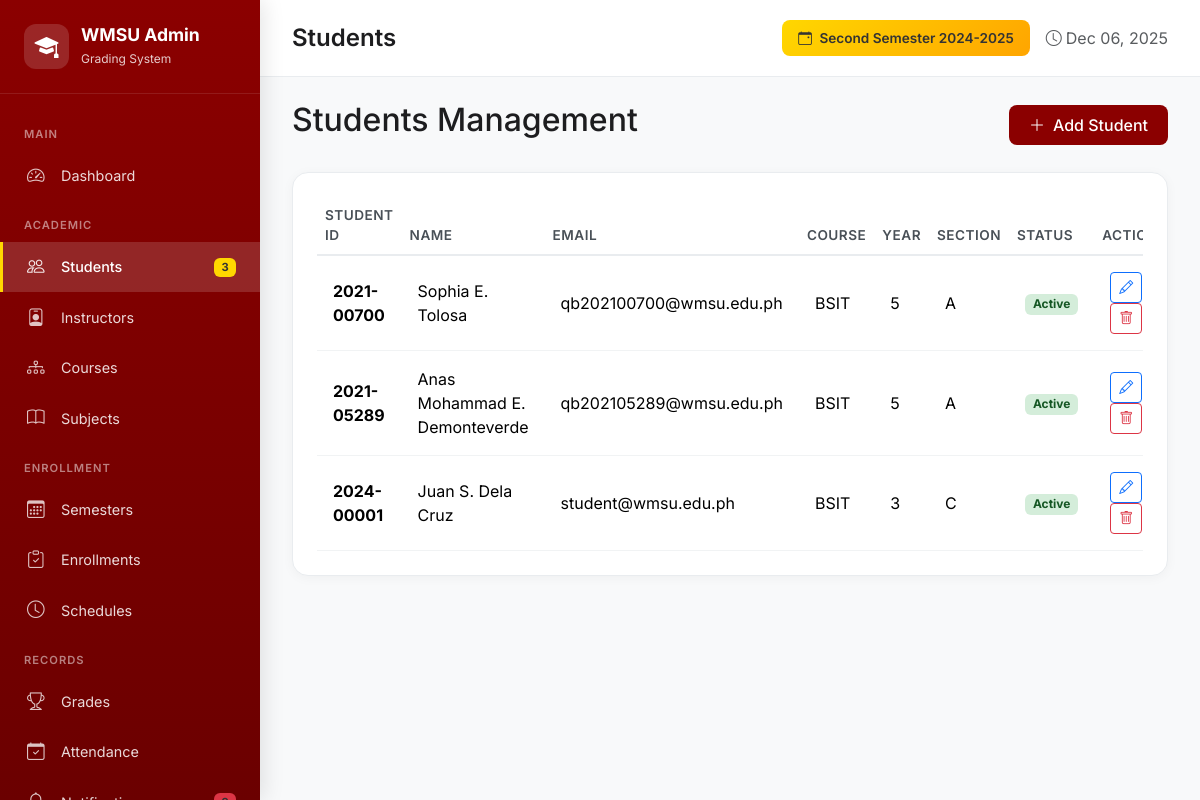
Screenshot of /admin/index.php?page=students (signed in) with the database file from the repository.
### tables this page shows
CREATE TABLE `semesters` (
  `id` int(11) NOT NULL,
  `name` varchar(100) NOT NULL,
  `academic_year` varchar(20) NOT NULL,
  `semester_number` int(11) NOT NULL,
  `start_date` date DEFAULT NULL,
  `end_date` date DEFAULT NULL,
  `is_current` tinyint(1) DEFAULT 0,
  `created_at` timestamp NOT NULL DEFAULT current_timestamp()
);

CREATE TABLE `students` (
  `id` int(11) NOT NULL,
  `student_id` varchar(20) NOT NULL,
  `email` varchar(255) NOT NULL,
  `password` varchar(255) NOT NULL,
  `first_name` varchar(100) NOT NULL,
  `last_name` varchar(100) NOT NULL,
  `middle_name` varchar(100) DEFAULT NULL,
  `course` varchar(20) DEFAULT NULL,
  `year_level` int(11) DEFAULT 1,
  `section` varchar(20) DEFAULT NULL,
  `contact_number` varchar(20) DEFAULT NULL,
  `address` text DEFAULT NULL,
  `profile_image` varchar(500) DEFAULT NULL,
  `status` enum('active','inactive','graduated','dropped') DEFAULT 'active',
  `created_at` timestamp NOT NULL DEFAULT current_timestamp(),
  `updated_at` timestamp NOT NULL DEFAULT current_timestamp() ON UPDATE current_timestamp()
);

### admin/pages/students.php (the view, shortened to what this page needs)
<?php
$students = $db->query("SELECT * FROM students ORDER BY student_id ASC")->fetchAll();
?>
<div class="d-flex justify-content-between align-items-center mb-4">
    <h2>Students Management</h2>
    <button class="btn btn-wmsu" data-bs-toggle="modal" data-bs-target="#addStudentModal">
        <i class="bi bi-plus-lg me-2"></i>Add Student
    </button>
</div>
<div class="card">
    <div class="card-body">
        <div class="table-responsive">
            <table class="table table-hover">
                <thead>
                    <tr>
                        <th>Student ID</th>
                        <th>Name</th>
                        <th>Email</th>
                        <th>Course</th>
                        <th>Year</th>
                        <th>Section</th>
                        <th>Status</th>
                        <th>Actions</th>
                    </tr>
                </thead>
                <tbody>
                    <?php foreach ($students as $student): ?>
                    <tr>
                        <td><strong><?= htmlspecialchars($student['student_id']) ?></strong></td>
                        <td><?= htmlspecialchars($student['first_name'] . ' ' . ($student['middle_name'] ? $student['middle_name'][0] . '. ' : '') . $student['last_name']) ?></td>
                        <td><?= htmlspecialchars($student['email']) ?></td>
                        <td><?= htmlspecialchars($student['course']) ?></td>
                        <td><?= htmlspecialchars($student['year_level']) ?></td>
                        <td><?= htmlspecialchars($student['section'] ?? '-') ?></td>
                        <td>
                            <span class="badge <?= $student['status'] === 'active' ? 'badge-active' : 'badge-inactive' ?>">
                                <?= ucfirst($student['status']) ?>
                            </span>
                        </td>
                        <td>
                            <button class="btn btn-sm btn-outline-primary" onclick='editStudent(<?= json_encode($student) ?>)'>
                                <i class="bi bi-pencil"></i>
                            </button>
                            <button class="btn btn-sm btn-outline-danger" onclick="deleteStudent(<?= $student['id'] ?>, '<?= htmlspecialchars($student['student_id']) ?>')">
                                <i class="bi bi-trash"></i>
                            </button>
                        </td>
                    </tr>
                    <?php endforeach; ?>
                </tbody>
            </table>
        </div>
    </div>
</div>

### admin/index.php (shortened to what this page needs)
<?php
$isLoggedIn = isset($_SESSION['admin_logged_in']) && $_SESSION['admin_logged_in'] === true;
$page = $_GET['page'] ?? 'dashboard';
$db = null;
$stats = [];
if ($isLoggedIn) {
    try {
        $db = getConnection();
        $stats['students'] = $db->query("SELECT COUNT(*) as count FROM students")->fetch()['count'];
        $stats['active_students'] = $db->query("SELECT COUNT(*) as count FROM students WHERE status = 'active'")->fetch()['count'];
        $stats['subjects'] = $db->query("SELECT COUNT(*) as count FROM subjects")->fetch()['count'];
        $stats['instructors'] = $db->query("SELECT COUNT(*) as count FROM instructors")->fetch()['count'];
        $stats['enrollments'] = $db->query("SELECT COUNT(*) as count FROM enrollments WHERE status = 'enrolled'")->fetch()['count'];
        $stats['grades'] = $db->query("SELECT COUNT(*) as count FROM grades WHERE final_grade IS NOT NULL")->fetch()['count'];
        $stats['semesters'] = $db->query("SELECT COUNT(*) as count FROM semesters")->fetch()['count'];
        $stats['courses'] = $db->query("SELECT COUNT(*) as count FROM courses")->fetch()['count'];
        $stats['unread_notifications'] = $db->query("SELECT COUNT(*) as count FROM notifications WHERE read_at IS NULL")->fetch()['count'];
        $currentSemester = $db->query("SELECT * FROM semesters WHERE is_current = 1 LIMIT 1")->fetch();
    } catch (Exception $e) {
        $dbError = $e->getMessage();
    }
}
?>
<!DOCTYPE html>
<html lang="en">
<head>
    <link href="https://cdn.jsdelivr.net/npm/bootstrap@5.3.2/dist/css/bootstrap.min.css" rel="stylesheet">
    <link href="https://cdn.jsdelivr.net/npm/bootstrap-icons@1.11.1/font/bootstrap-icons.css" rel="stylesheet">
</head>
<body>
    <?php if (!$isLoggedIn): ?>
    <div class="login-container">
        <div class="login-card">
            <div class="text-center">
                <div class="logo-icon"><i class="bi bi-mortarboard-fill"></i></div>
                <h3>WMSU Grading System</h3>
                <p class="text-muted mb-4">Admin Dashboard</p>
            </div>
            <?php if (isset($loginError)): ?>
            <div class="alert alert-danger"><?= htmlspecialchars($loginError) ?></div>
            <?php endif; ?>
            <form method="POST">
                <div class="mb-4">
                    <label class="form-label fw-semibold">Admin Password</label>
                    <input type="password" name="password" class="form-control form-control-lg" placeholder="Enter password" required autofocus>
                </div>
                <button type="submit" name="admin_login" class="btn btn-wmsu btn-lg w-100">
                    <i class="bi bi-box-arrow-in-right me-2"></i>Login
                </button>
            </form>
            <p class="text-muted text-center mt-4 mb-0">
                <small><i class="bi bi-info-circle me-1"></i>Default password: admin123</small>
            </p>
        </div>
    </div>
    <?php else: ?>
    <div class="sidebar">
        <div class="sidebar-brand">
            <div class="sidebar-brand-icon"><i class="bi bi-mortarboard-fill"></i></div>
            <div>
                <h4>WMSU Admin</h4>
                <small>Grading System</small>
            </div>
        </div>
        <nav class="sidebar-nav">
            <div class="nav-section">Main</div>
            <a class="nav-link <?= $page === 'dashboard' ? 'active' : '' ?>" href="?page=dashboard">
                <i class="bi bi-speedometer2"></i> Dashboard
            </a>
            <div class="nav-section">Academic</div>
            <a class="nav-link <?= $page === 'students' ? 'active' : '' ?>" href="?page=students">
                <i class="bi bi-people"></i> Students
                <span class="badge"><?= $stats['active_students'] ?? 0 ?></span>
            </a>
            <a class="nav-link <?= $page === 'instructors' ? 'active' : '' ?>" href="?page=instructors">
                <i class="bi bi-person-badge"></i> Instructors
            </a>
            <a class="nav-link <?= $page === 'courses' ? 'active' : '' ?>" href="?page=courses">
                <i class="bi bi-diagram-3"></i> Courses
            </a>
            <a class="nav-link <?= $page === 'subjects' ? 'active' : '' ?>" href="?page=subjects">
                <i class="bi bi-book"></i> Subjects
            </a>
            <div class="nav-section">Enrollment</div>
            <a class="nav-link <?= $page === 'semesters' ? 'active' : '' ?>" href="?page=semesters">
                <i class="bi bi-calendar3"></i> Semesters
            </a>
            <a class="nav-link <?= $page === 'enrollments' ? 'active' : '' ?>" href="?page=enrollments">
                <i class="bi bi-clipboard-check"></i> Enrollments
            </a>
            <a class="nav-link <?= $page === 'schedules' ? 'active' : '' ?>" href="?page=schedules">
                <i class="bi bi-clock"></i> Schedules
            </a>
            <div class="nav-section">Records</div>
            <a class="nav-link <?= $page === 'grades' ? 'active' : '' ?>" href="?page=grades">
                <i class="bi bi-trophy"></i> Grades
            </a>
            <a class="nav-link <?= $page === 'attendance' ? 'active' : '' ?>" href="?page=attendance">
                <i class="bi bi-calendar-check"></i> Attendance
            </a>
            <a class="nav-link <?= $page === 'notifications' ? 'active' : '' ?>" href="?page=notifications">
                <i class="bi bi-bell"></i> Notifications
                <?php if (($stats['unread_notifications'] ?? 0) > 0): ?>
                <span class="badge bg-danger"><?= $stats['unread_notifications'] ?></span>
                <?php endif; ?>
            </a>
        </nav>
    </div>
    <div class="main-content">
        <div class="content-header">
            <h4>
                <?php
                $pageTitles = [
                    'dashboard' => 'Dashboard', 'students' => 'Students', 'instructors' => 'Instructors',
                    'courses' => 'Courses', 'subjects' => 'Subjects', 'semesters' => 'Semesters',
                    'enrollments' => 'Enrollments', 'schedules' => 'Schedules', 'grades' => 'Grades',
                    'attendance' => 'Attendance', 'notifications' => 'Notifications',
                ];
                echo $pageTitles[$page] ?? 'Dashboard';
                ?>
            </h4>
            <div class="d-flex align-items-center gap-3">
                <?php if ($currentSemester): ?>
                <span class="semester-badge">
                    <i class="bi bi-calendar-event me-1"></i>
                    <?= htmlspecialchars($currentSemester['name'] . ' ' . $currentSemester['academic_year']) ?>
                </span>
                <?php endif; ?>
                <span class="text-muted"><i class="bi bi-clock me-1"></i><?= date('M d, Y') ?></span>
            </div>
        </div>
        <div class="content-body">
            <?php
            switch ($page) {
                case 'students': include 'pages/students.php'; break;
                    ?>
                    <?php break;
            }
            ?>
        </div>
    </div>
    <?php endif; ?>
</body>
</html>

### admin/index.php (style rules this page uses)
:root { --wmsu-crimson: #8B0000; --wmsu-crimson-dark: #6B0000; --wmsu-gold: #FFD700; --sidebar-width: 260px; }
* { margin: 0; padding: 0; box-sizing: border-box; }
body { font-family: 'Inter', -apple-system, BlinkMacSystemFont, 'Segoe UI', Roboto, sans-serif; background-color: #f8f9fa; color: #1d1d1f; }
.sidebar { background: linear-gradient(180deg, var(--wmsu-crimson) 0%, var(--wmsu-crimson-dark) 100%); width: var(--sidebar-width); height: 100vh; position: fixed; left: 0; top: 0; z-index: 1000; overflow-y: auto; box-shadow: 4px 0 20px rgba(0,0,0,0.1); }
.sidebar-brand { padding: 1.5rem; color: white; border-bottom: 1px solid rgba(255,255,255,0.1); display: flex; align-items: center; gap: 12px; }
.sidebar-brand-icon { width: 45px; height: 45px; background: rgba(255,255,255,0.15); border-radius: 12px; display: flex; align-items: center; justify-content: center; font-size: 1.5rem; }
.sidebar-brand h4 { margin: 0; font-weight: 700; font-size: 1.1rem; }
.sidebar-brand small { opacity: 0.8; font-size: 0.75rem; }
.sidebar-nav { padding: 1rem 0; }
.nav-section { padding: 0.5rem 1.5rem; color: rgba(255,255,255,0.5); font-size: 0.7rem; text-transform: uppercase; letter-spacing: 1px; font-weight: 600; margin-top: 0.5rem; }
.nav-link { color: rgba(255,255,255,0.85) !important; padding: 0.75rem 1.5rem; display: flex; align-items: center; gap: 12px; border-left: 3px solid transparent; transition: all 0.2s ease; font-size: 0.9rem; text-decoration: none; }
.nav-link.active { color: white !important; background: rgba(255,255,255,0.15); border-left-color: var(--wmsu-gold); font-weight: 500; }
.nav-link i { width: 22px; font-size: 1.1rem; opacity: 0.9; }
.nav-link .badge { margin-left: auto; background: var(--wmsu-gold); color: #333; font-size: 0.7rem; }
.main-content { margin-left: var(--sidebar-width); min-height: 100vh; background: #f8f9fa; }
.content-header { background: white; padding: 1.25rem 2rem; border-bottom: 1px solid #e9ecef; display: flex; justify-content: space-between; align-items: center; position: sticky; top: 0; z-index: 100; }
.content-header h4 { margin: 0; font-weight: 600; }
.content-body { padding: 1.5rem 2rem; }
.card { border: none; border-radius: 16px; box-shadow: 0 2px 12px rgba(0,0,0,0.04); overflow: hidden; border: 1px solid #e9ecef; }
.card-body { padding: 1.5rem; }
.table { margin-bottom: 0; }
.table th { font-weight: 600; color: #495057; border-bottom: 2px solid #e9ecef; font-size: 0.85rem; text-transform: uppercase; letter-spacing: 0.5px; }
.table td { vertical-align: middle; padding: 1rem; border-color: #f1f3f4; }
.btn-wmsu { background: var(--wmsu-crimson); color: white; border: none; font-weight: 500; padding: 0.5rem 1.25rem; border-radius: 8px; transition: all 0.2s; }
.badge-active { background: #d4edda; color: #155724; }
.semester-badge { background: linear-gradient(135deg, var(--wmsu-gold), #FFA500); color: #333; padding: 0.5rem 1rem; border-radius: 8px; font-weight: 600; font-size: 0.85rem; }

### rows the page displays
semesters: name+academic_year "Second Semester 2024-2025"
students: student "2021-00700", first_name+middle_name+last_name "Sophia E. Tolosa", email "qb202100700@wmsu.edu.ph", course "BSIT", year_level "5", section "A", status "Active"
students: student "2021-05289", first_name+middle_name+last_name "Anas Mohammad E. Demonteverde", email "qb202105289@wmsu.edu.ph", course "BSIT", year_level "5", section "A", status "Active"
students: student "2024-00001", first_name+middle_name+last_name "Juan S. Dela Cruz", email "student@wmsu.edu.ph", course "BSIT", year_level "3", section "C", status "Active"

### other values shown
$stats['active_students'] "3"
$pageTitles[$page] "Students"
